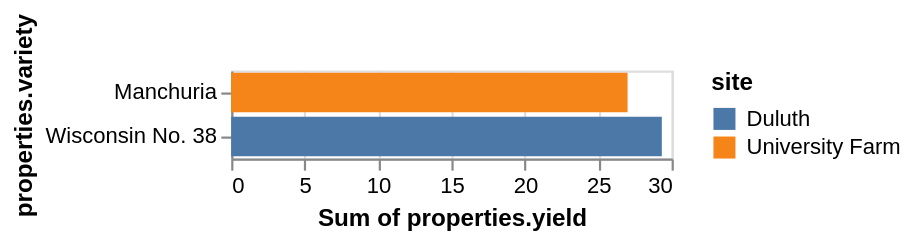

The specification (Vega-Lite) saved for this image:
### Vega specification from a JSON file in a GitHub repository (floating-point values rounded to 4 significant figures)
{"$schema": "https://vega.github.io/schema/vega/v5.json", "background": "white", "padding": 5, "width": 200, "style": "cell", "data": [{"name": "source_0", "values": {"features": [{"properties": {"variety": "Manchuria", "yield": 27, "site": "University Farm"}}, {"properties": {"variety": "Wisconsin No. 38", "yield": 29.33, "site": "Duluth"}}], "type": "FeatureCollection"}, "format": {"type": "json", "property": "features"}}, {"name": "data_0", "source": "source_0", "transform": [{"type": "formula", "expr": "datum[\"properties\"] && datum[\"properties\"][\"variety\"]", "as": "properties.variety"}, {"type": "formula", "expr": "datum[\"properties\"] && datum[\"properties\"][\"yield\"]", "as": "properties.yield"}, {"type": "formula", "expr": "datum[\"properties\"] && datum[\"properties\"][\"site\"]", "as": "properties.site"}, {"type": "aggregate", "groupby": ["properties\\.variety", "properties\\.site"], "ops": ["sum"], "fields": ["properties\\.yield"], "as": ["sum_properties.yield"]}, {"type": "stack", "groupby": ["properties\\.variety"], "field": "sum_properties\\.yield", "sort": {"field": ["properties\\.site"], "order": ["ascending"]}, "as": ["sum_properties.yield_start", "sum_properties.yield_end"], "offset": "zero"}, {"type": "filter", "expr": "isValid(datum[\"sum_properties.yield\"]) && isFinite(+datum[\"sum_properties.yield\"])"}]}], "signals": [{"name": "y_step", "value": 20}, {"name": "height", "update": "bandspace(domain('y').length, 0.1, 0.05) * y_step"}], "marks": [{"name": "marks", "type": "rect", "style": ["bar"], "from": {"data": "data_0"}, "encode": {"update": {"fill": {"scale": "color", "field": "properties\\.site"}, "ariaRoleDescription": {"value": "bar"}, "description": {"signal": "\"\" + \"properties.variety\" + \": \" + (isValid(datum[\"properties.variety\"]) ? datum[\"properties.variety\"] : \"\"+datum[\"properties.variety\"]) + \"; \" + \"Sum of properties.yield\" + \": \" + (format(datum[\"sum_properties.yield\"], \"\")) + \"; \" + \"site\" + \": \" + (isValid(datum[\"properties.site\"]) ? datum[\"properties.site\"] : \"\"+datum[\"properties.site\"])"}, "x": {"scale": "x", "field": "sum_properties\\.yield_end"}, "x2": {"scale": "x", "field": "sum_properties\\.yield_start"}, "y": {"scale": "y", "field": "properties\\.variety"}, "height": {"scale": "y", "band": 1}}}}], "scales": [{"name": "x", "type": "linear", "domain": {"data": "data_0", "fields": ["sum_properties\\.yield_start", "sum_properties\\.yield_end"]}, "range": [0, {"signal": "width"}], "nice": true, "zero": true}, {"name": "y", "type": "band", "domain": {"data": "data_0", "field": "properties\\.variety", "sort": true}, "range": {"step": {"signal": "y_step"}}, "paddingInner": 0.1, "paddingOuter": 0.05}, {"name": "color", "type": "ordinal", "domain": {"data": "data_0", "field": "properties\\.site", "sort": true}, "range": "category"}], "axes": [{"scale": "x", "orient": "bottom", "gridScale": "y", "grid": true, "tickCount": {"signal": "ceil(width/40)"}, "domain": false, "labels": false, "aria": false, "maxExtent": 0, "minExtent": 0, "ticks": false, "zindex": 0}, {"scale": "x", "orient": "bottom", "grid": false, "title": "Sum of properties.yield", "labelFlush": true, "labelOverlap": true, "tickCount": {"signal": "ceil(width/40)"}, "zindex": 0}, {"scale": "y", "orient": "left", "grid": false, "title": "properties.variety", "zindex": 0}], "legends": [{"title": "site", "fill": "color", "symbolType": "square"}]}
